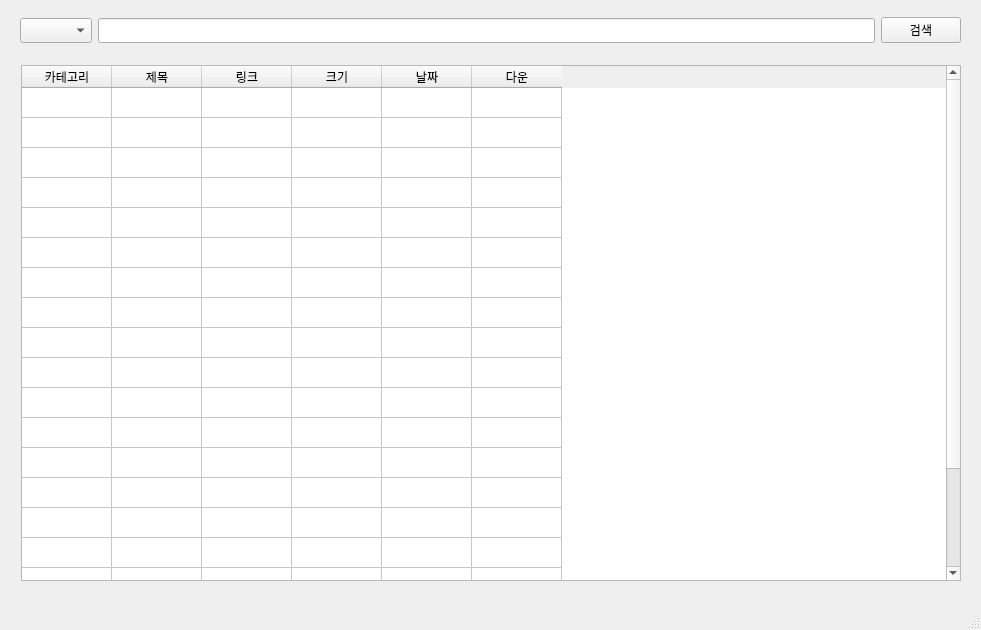
<?xml version="1.0" encoding="UTF-8"?>
<ui version="4.0">
 <class>MainWindow</class>
 <widget class="QMainWindow" name="MainWindow">
  <property name="geometry">
   <rect>
    <x>0</x>
    <y>0</y>
    <width>981</width>
    <height>630</height>
   </rect>
  </property>
  <property name="sizePolicy">
   <sizepolicy hsizetype="Fixed" vsizetype="Fixed">
    <horstretch>0</horstretch>
    <verstretch>0</verstretch>
   </sizepolicy>
  </property>
  <property name="minimumSize">
   <size>
    <width>981</width>
    <height>630</height>
   </size>
  </property>
  <property name="maximumSize">
   <size>
    <width>981</width>
    <height>630</height>
   </size>
  </property>
  <property name="font">
   <font>
    <family>나눔바른고딕</family>
    <pointsize>9</pointsize>
   </font>
  </property>
  <property name="windowTitle">
   <string>Nyaa Search</string>
  </property>
  <property name="autoFillBackground">
   <bool>false</bool>
  </property>
  <widget class="QWidget" name="centralwidget">
   <widget class="QWidget" name="horizontalLayoutWidget">
    <property name="geometry">
     <rect>
      <x>10</x>
      <y>10</y>
      <width>961</width>
      <height>41</height>
     </rect>
    </property>
    <layout class="QHBoxLayout" name="horizontalLayout">
     <property name="leftMargin">
      <number>10</number>
     </property>
     <property name="rightMargin">
      <number>10</number>
     </property>
     <item>
      <widget class="QComboBox" name="comboBox"/>
     </item>
     <item>
      <widget class="QLineEdit" name="lineEdit"/>
     </item>
     <item>
      <widget class="QPushButton" name="pushButton">
       <property name="text">
        <string>검색</string>
       </property>
      </widget>
     </item>
    </layout>
   </widget>
   <widget class="QWidget" name="verticalLayoutWidget">
    <property name="geometry">
     <rect>
      <x>10</x>
      <y>60</y>
      <width>961</width>
      <height>521</height>
     </rect>
    </property>
    <layout class="QVBoxLayout" name="verticalLayout">
     <property name="leftMargin">
      <number>11</number>
     </property>
     <property name="topMargin">
      <number>5</number>
     </property>
     <property name="rightMargin">
      <number>10</number>
     </property>
     <item>
      <widget class="QTableWidget" name="tableWidget">
       <property name="sizePolicy">
        <sizepolicy hsizetype="Minimum" vsizetype="Minimum">
         <horstretch>0</horstretch>
         <verstretch>0</verstretch>
        </sizepolicy>
       </property>
       <property name="horizontalScrollBarPolicy">
        <enum>Qt::ScrollBarAlwaysOff</enum>
       </property>
       <property name="rowCount">
        <number>20</number>
       </property>
       <property name="columnCount">
        <number>6</number>
       </property>
       <attribute name="horizontalHeaderCascadingSectionResizes">
        <bool>false</bool>
       </attribute>
       <attribute name="horizontalHeaderDefaultSectionSize">
        <number>90</number>
       </attribute>
       <attribute name="horizontalHeaderMinimumSectionSize">
        <number>20</number>
       </attribute>
       <attribute name="horizontalHeaderShowSortIndicator" stdset="0">
        <bool>true</bool>
       </attribute>
       <attribute name="verticalHeaderVisible">
        <bool>false</bool>
       </attribute>
       <row/>
       <row/>
       <row/>
       <row/>
       <row/>
       <row/>
       <row/>
       <row/>
       <row/>
       <row/>
       <row/>
       <row/>
       <row/>
       <row/>
       <row/>
       <row/>
       <row/>
       <row/>
       <row/>
       <row/>
       <column>
        <property name="text">
         <string>카테고리</string>
        </property>
       </column>
       <column>
        <property name="text">
         <string>제목</string>
        </property>
       </column>
       <column>
        <property name="text">
         <string>링크</string>
        </property>
       </column>
       <column>
        <property name="text">
         <string>크기</string>
        </property>
       </column>
       <column>
        <property name="text">
         <string>날짜</string>
        </property>
       </column>
       <column>
        <property name="text">
         <string>다운</string>
        </property>
       </column>
      </widget>
     </item>
    </layout>
   </widget>
  </widget>
  <widget class="QStatusBar" name="statusbar"/>
  <widget class="QMenuBar" name="menubar">
   <property name="geometry">
    <rect>
     <x>0</x>
     <y>0</y>
     <width>981</width>
     <height>26</height>
    </rect>
   </property>
  </widget>
 </widget>
 <resources/>
 <connections/>
</ui>
